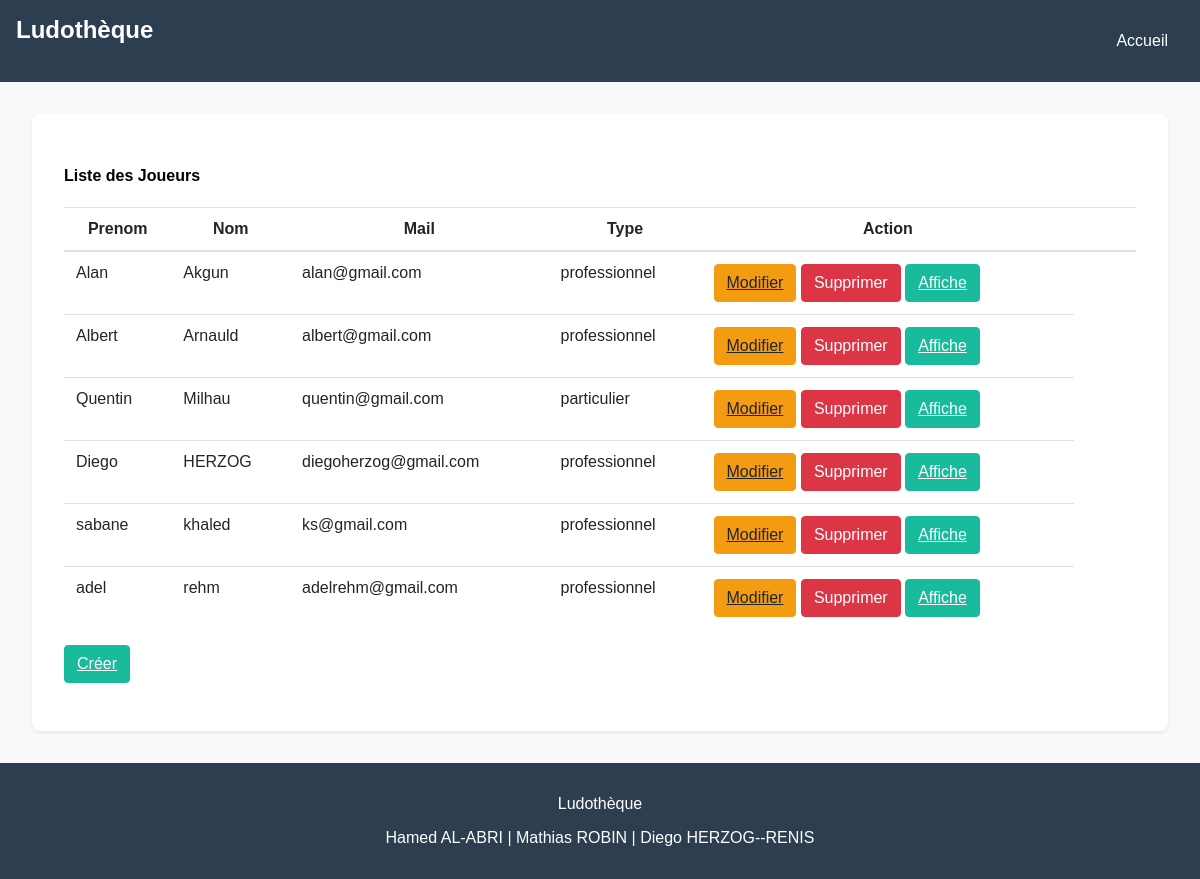
Page /joueurs/ on the earlier database version.
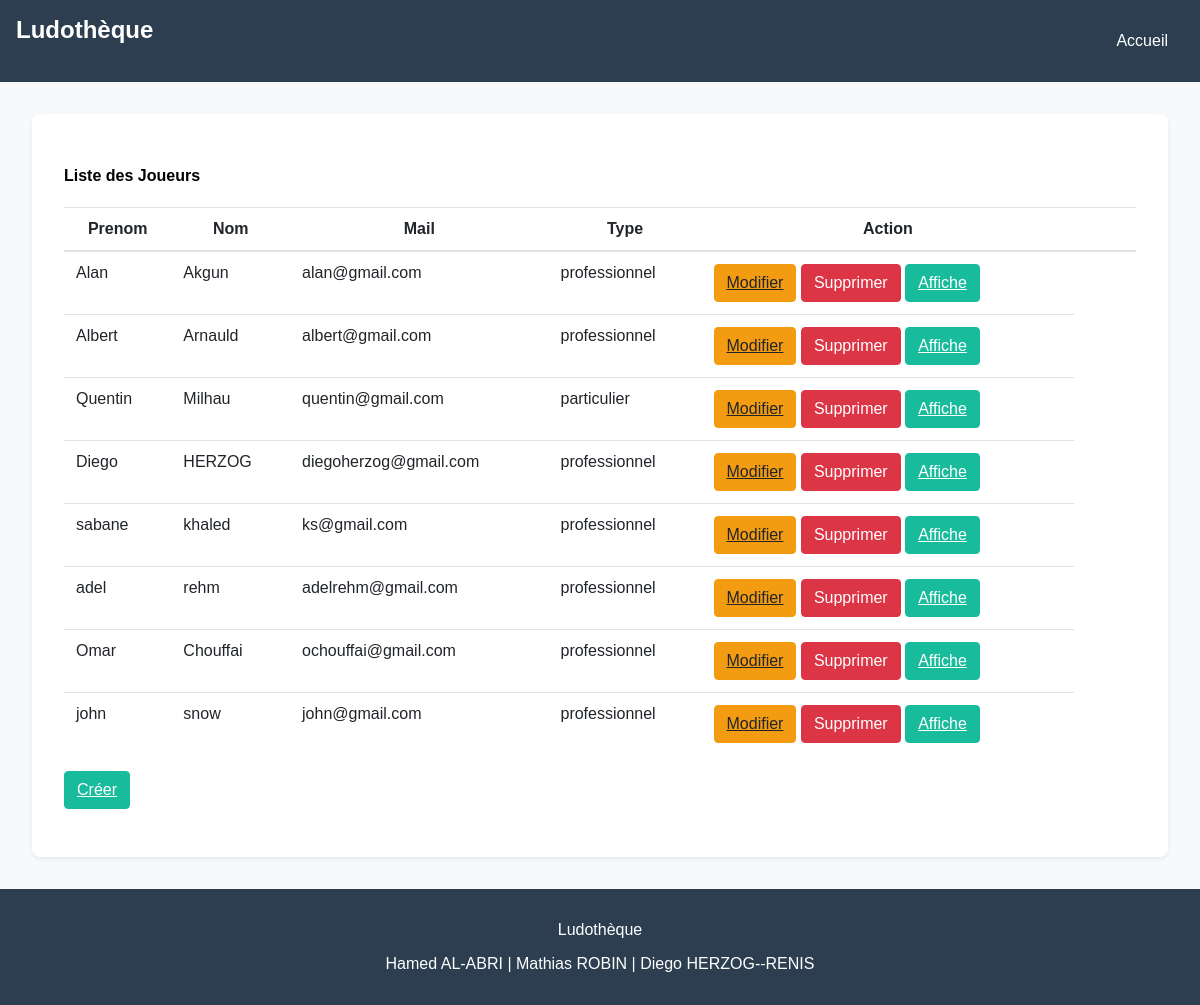
Same page on the later database version.
### myapp/models.py (models this page shows, shortened)
class Joueur(models.Model):
    prenom = models.CharField(max_length=200)
    nom = models.CharField(max_length=200)
    mail = models.EmailField()
    mot_de_passe = models.CharField(max_length=200)
    type = models.CharField(max_length=50, choices=[('professionnel', 'Professionnel'), ('particulier', 'Particulier')])

### myapp/views.py (the view)
# urls.py: path('joueurs/', views.joueurList, name='joueur-liste'),
def joueurList(request):
    joueurs = Joueur.objects.all()
    return render(request,'joueur/joueur_liste.html',{'joueurs': joueurs})

### myapp/templates/joueur/joueur_liste.html (shortened to what this page needs)
{% extends "base.html" %}
{% block content %}
<div class="card-body">
    <h4>Liste des Joueurs</h4>
    <table class="table">
        <thead>
            <tr>
                <th scope="col">Prenom</th>
                <th scope="col">Nom</th>
                <th scope="col">Mail</th>
                <th scope="col">Type</th>
                <th scope="col">Action</th>
                <th scope="col"></th>
                <th scope="col"></th>
            </tr>
        </thead>
        <tbody>
            {% for joueur in joueurs %}
            <tr>
                <td>{{ joueur.prenom }}</td>
                <td>{{ joueur.nom }}</td>
                <td>{{ joueur.mail }}</td>
                <td>{{ joueur.type }}</td>
                <td>
                    <a type="button" class="btn btn-warning" href="{% url 'update_joueur' joueur.id %}">Modifier</a>
                    <form action="{% url 'delete_joueur' joueur.id %}" method="post" style="display:inline;">
                        <button type="submit" class="btn btn-danger">Supprimer</button>
                    </form>
                    <a type="button" class="btn btn-success" href="{% url 'display_joueur' joueur.id %}">Affiche</a>
                </td>
            </tr>
            {% endfor %}
        </tbody>
    </table>
    <section class="table">
        <a type="button" class="btn btn-success" href="{% url 'create_joueur' %}">Créer</a>
    </section>
</div>
{% endblock %}

Differences in the rows shown:
added Joueur: prenom "Omar", nom "Chouffai", mail "ochouffai@gmail.com", type "professionnel"
added Joueur: prenom "john", nom "snow", mail "john@gmail.com", type "professionnel"
